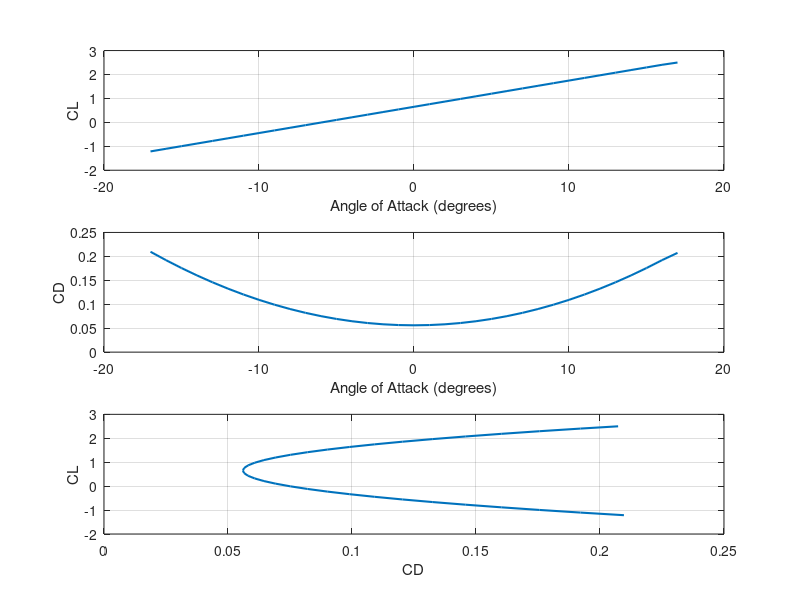

Here is the MATLAB script that generated this plot:
% Given parameters
Cl_maxAirfoil = 2.5; % Maximum lift coefficient
Cl0_airfoil   = 0.65; % Lift coefficient at zero angle of attack
e             = 0.6; % Oswald efficiency factor
Cd0           = 0.056; % Parasitic drag coefficient
AR            = 12; % Aspect ratio of the wing, assumed value
dCl_dalpha    = 2 * pi; % Slope of CL-alpha curve in rad^-1

% Define range of alpha in degrees and convert to radians
alpha_deg = linspace(-17, 17, 35);
alpha_rad = deg2rad(alpha_deg);

% Calculate CL for each alpha
CL = Cl0_airfoil + dCl_dalpha * alpha_rad;

% Ensure CL does not exceed Cl_maxAirfoil
CL(CL > Cl_maxAirfoil)  = Cl_maxAirfoil;
CL(CL < -Cl_maxAirfoil) = -Cl_maxAirfoil;

% Calculate CD for each CL
CD = Cd0 + ((CL - Cl0_airfoil).^2) / (pi * AR * e);

% Plot CL-alpha curve
figure('Position', [100, 100, 800, 600]);
subplot(3, 1, 1);
plot(alpha_deg, CL, 'LineWidth', 1.5);
xlabel('Angle of Attack (degrees)');
ylabel('CL');
grid on;

% Plot CD-alpha curve
subplot(3, 1, 2);
plot(alpha_deg, CD, 'LineWidth', 1.5);
xlabel('Angle of Attack (degrees)');
ylabel('CD');
grid on;

% Plot CD-CL curve
subplot(3, 1, 3);
plot(CD, CL, 'LineWidth', 1.5);
ylabel('CL');
xlabel('CD');
grid on;






